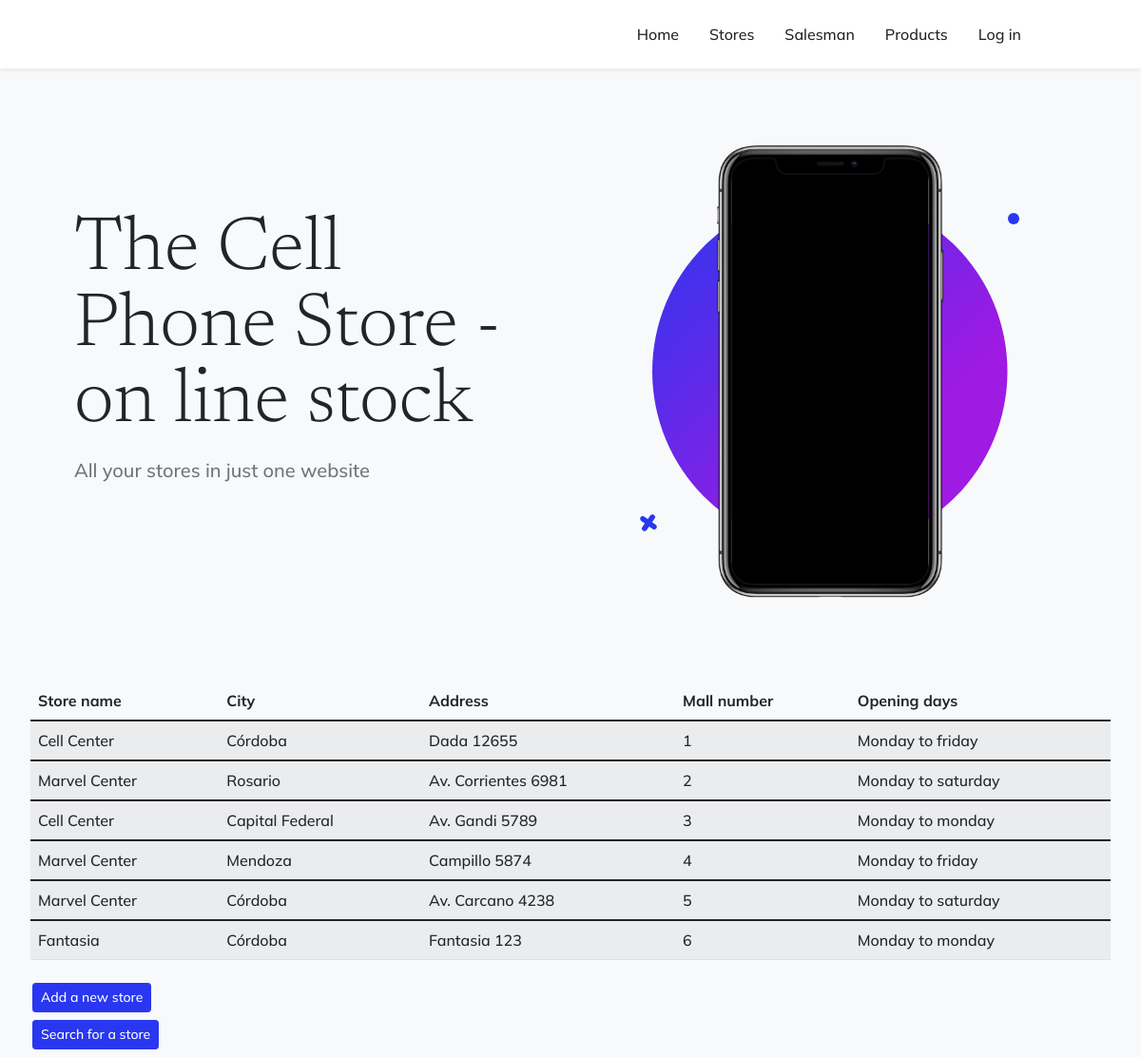
The app's page /App/locales with its own data.
### App/models.py (models this page shows)
class Locales(models.Model):
    name=models.CharField(max_length=50,default="")
    CITY = (
        (1, "Córdoba"),
        (2, "Capital Federal"),
        (3, "Rosario"),
        (4, "Mendoza"),
        (5, "Salta"),
        )
    city= models.PositiveSmallIntegerField("City",choices=CITY, default=1)
    address= models.CharField(max_length=50)
    mall_number= models.IntegerField()
    DAYS=(
        (1, "Monday to friday"),
        (2, "Monday to saturday"),
        (3, "Monday to monday"),
    )
    opening_hours=models.PositiveSmallIntegerField("Opening days",choices=DAYS, default=1)
    class Meta:
        verbose_name_plural = "Locales"

### App/views.py (the view)
# urls.py: path('locales',views.locales, name='Locales'),
def locales(request):
      locales = Locales.objects.all()
      return render(request, "App/locales.html", {"locales":locales})

### App/templates/App/locales.html (shortened to what this page needs)
{% extends "App/index.html" %}
{% load static %}
{% block contenido_que_cambia %}
<section class="bg-light py-2">
    <div class="container px-1">
        <div class="row gx-1 justify-content-center">
                <table class="table table-striped">
                        <thead class="thead-dark">
                        <tr>
                            <th scope="col">Store name</th>
                            <th scope="col">City</th>
                            <th scope="col">Address</th>
                            <th scope="col">Mall number</th>
                            <th scope="col">Opening days</th>
                        </tr>
                        </thead>
                        <tbody>
                            {% for local in locales %}
                                <tr>
                                    <td scope="1">{{local.name}}</td>
                                    <td scope="2">{{local.get_city_display}}</td>
                                    <td scope="3">{{local.address}}</td>
                                    <td scope="4">{{local.mall_number}}</td>
                                    <td scope="5">{{local.get_opening_hours_display}}</td>
                                </tr>
                        </tbody>
                            {% endfor %}
                </table>
                    <a href="{%  url 'Locales_Formulario' %}">
                        <button type="button" class="btn btn-primary btn-sm">Add a new store</button>
                    </a>
                    <a href="{%  url 'Buscar_Local' %}">
                        <button type="button" class="btn btn-primary btn-sm">Search for a store</button>
                    </a>
            </div>
        </div>
</section>
{% endblock %}

### App/templates/App/index.html (shortened to what this page needs)
<!DOCTYPE html>
<html lang="en">
    <head>
    {% load static %}
        <link href="https://cdn.jsdelivr.net/npm/bootstrap-icons@1.5.0/font/bootstrap-icons.css" rel="stylesheet" />
        <link href="{%static 'App/css/styles.css' %}" rel="stylesheet" />
    </head>
    <body id="page-top">
        <nav class="navbar navbar-expand-lg navbar-light fixed-top shadow-sm" id="mainNav">
            <div class="container px-5">
                <div class="collapse navbar-collapse" id="navbarResponsive">
                    <ul class="navbar-nav ms-auto me-4 my-3 my-lg-0">
                        <li class="nav-item"><a class="nav-link me-lg-3" href="{% url 'Inicio' %}">Home</a></li>
                        <li class="nav-item"><a class="nav-link me-lg-3" href="{% url 'Locales' %}">Stores</a></li>
                        <li class="nav-item"><a class="nav-link me-lg-3" href="{% url 'Vendedores' %}">Salesman</a></li>
                        <li class="nav-item"><a class="nav-link me-lg-3" href="{% url 'Productos' %}">Products</a></li>
                        {% if not request.user.is_authenticated %}
                        <li class="nav-item"><a class="nav-link me-lg-3" href="{% url 'Log_In' %}">Log in</a></li>
                        {% endif %}
                    </ul>
                </div>
            </div>
        </nav>
        <header class="masthead">
            <div class="container px-5">
                <div class="row gx-5 align-items-center">
                    <div class="col-lg-6">
                        <div class="mb-5 mb-lg-0 text-center text-lg-start">
                            <h1 class="display-1 lh-1 mb-3">The Cell Phone Store - on line stock</h1>
                            <p class="lead fw-normal text-muted mb-5">All your stores in just one website</p>
                        </div>
                    </div>
                    <div class="col-lg-6">
                        <div class="masthead-device-mockup">
                                <svg class="shape-2 d-none d-sm-block" viewBox="0 0 100 100" xmlns="http://www.w3.org/2000/svg"><circle cx="50" cy="50" r="50"></circle></svg>
                            <div class="device-wrapper">
                                <div class="device" data-device="iPhoneX" data-orientation="portrait" data-color="black">
                                    <div class="screen bg-black">
                                        <video muted="muted" autoplay="" loop="" style="max-width: 100%; height: 100%"><source src="assets/img/demo-screen.mp4" type="video/mp4" /></video>
                                    </div>
                                </div>
                            </div>
                        </div>
                    </div>
                </div>
            </div>
        </header>
    {% block contenido_que_cambia %}{% endblock %}
</html>

### records on screen
Locales: name "Cell Center", city "Córdoba", address "Dada 12655", mall_number "1", opening_hours "Monday to friday"
Locales: name "Marvel Center", city "Rosario", address "Av. Corrientes 6981", mall_number "2", opening_hours "Monday to saturday"
Locales: name "Cell Center", city "Capital Federal", address "Av. Gandi 5789", mall_number "3", opening_hours "Monday to monday"
Locales: name "Marvel Center", city "Mendoza", address "Campillo 5874", mall_number "4", opening_hours "Monday to friday"
Locales: name "Marvel Center", city "Córdoba", address "Av. Carcano 4238", mall_number "5", opening_hours "Monday to saturday"
Locales: name "Fantasia", city "Córdoba", address "Fantasia 123", mall_number "6", opening_hours "Monday to monday"
